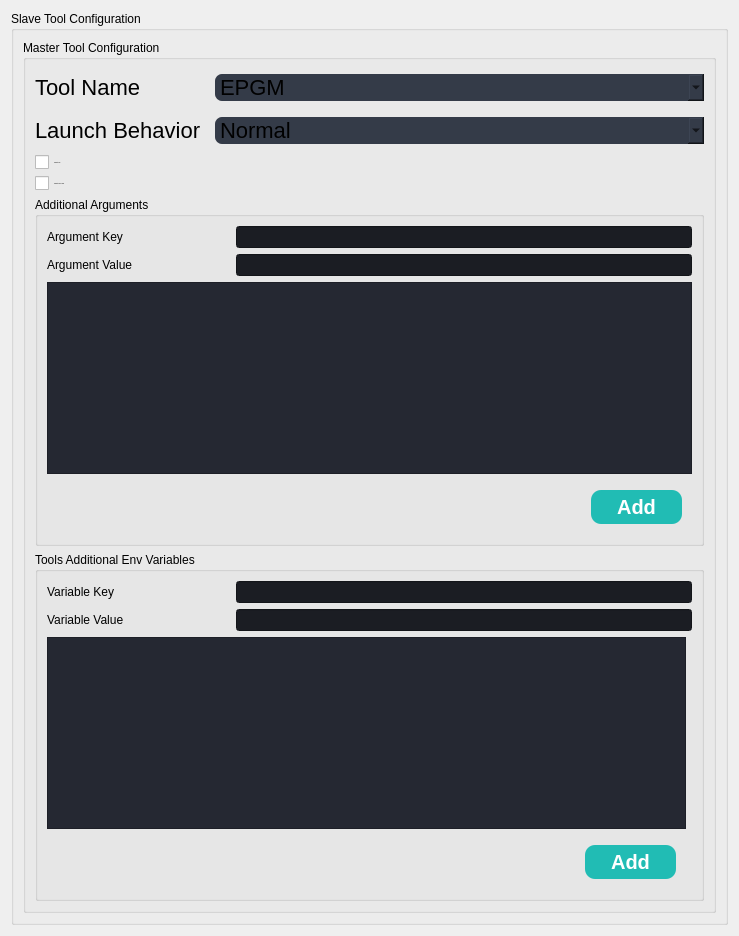
             <widget class="QWidget" name="Slavewidget" native="true">
              <layout class="QVBoxLayout" name="verticalLayout_2">
               <item>
                <widget class="QGroupBox" name="ToolConfigGroupBox_2">
                 <property name="styleSheet">
                  <string notr="true">QPushButton {
	border: 0px solid rgb(52, 59, 72);
	color: rgb(255, 255, 255);
	border-radius: 10px;
    background-color:#1b1d23;
	color: rgb(255, 255, 255);
	margin:10px;
	padding:5px;
font:bold 20px;
}
QPushButton:hover {
	background-color: rgb(57, 65, 80);
	border: 5px solid transparent;
}
QPushButton:pressed {
	background-color: rgb(35, 40, 49);
	border: 7px solid transparent;
}
QPushButton:disabled {
	background-color: rgb(102, 109, 122);
	color: rgb(168, 168, 168);
}</string>
                 </property>
                 <property name="title">
                  <string>Slave Tool Configuration</string>
                 </property>
                 <layout class="QGridLayout" name="gridLayout_6">
                  <item row="0" column="0">
                   <widget class="QGroupBox" name="MasterToolGroupBox_2">
                    <property name="styleSheet">
                     <string notr="true"/>
                    </property>
                    <property name="title">
                     <string>Master Tool Configuration</string>
                    </property>
                    <layout class="QGridLayout" name="gridLayout_7">
                     <item row="2" column="0">
                      <widget class="QCheckBox" name="TerminateOnErr_checkBox_2">
                       <property name="font">
                        <font>
                         <pointsize>-1</pointsize>
                         <italic>false</italic>
                         <bold>false</bold>
                        </font>
                       </property>
                       <property name="text">
                        <string>Terminate Tool</string>
                       </property>
                      </widget>
                     </item>
                     <item row="5" column="0" rowspan="3" colspan="2">
                      <widget class="QGroupBox" name="AdditionalArg_groupBox_2">
                       <property name="title">
                        <string>Tools Additional Env Variables</string>
                       </property>
                       <layout class="QGridLayout" name="gridLayout_8">
                        <item row="5" column="0">
                         <widget class="QTextBrowser" name="ToolAdditionalEnvValues_2">
                          <property name="styleSheet">
                           <string notr="true">background-color:#252832;</string>
                          </property>
                         </widget>
                        </item>
                        <item row="1" column="0" colspan="2">
                         <layout class="QHBoxLayout" name="EnvVarName_Hlayout_2">
                          <item>
                           <widget class="QLabel" name="EnvVarName_label_2">
                            <property name="sizePolicy">
                             <sizepolicy hsizetype="Preferred" vsizetype="Preferred">
                              <horstretch>8</horstretch>
                              <verstretch>0</verstretch>
                             </sizepolicy>
                            </property>
                            <property name="text">
                             <string>Variable Key</string>
                            </property>
                           </widget>
                          </item>
                          <item>
                           <widget class="QLineEdit" name="EnvVarName_HSpacer_mid_lineEdit_2">
                            <property name="sizePolicy">
                             <sizepolicy hsizetype="Expanding" vsizetype="Fixed">
                              <horstretch>20</horstretch>
                              <verstretch>0</verstretch>
                             </sizepolicy>
                            </property>
                            <property name="styleSheet">
                             <string notr="true">background-color: #1b1d23;
</string>
                            </property>
                           </widget>
                          </item>
                         </layout>
                        </item>
                        <item row="3" column="0" colspan="2">
                         <layout class="QHBoxLayout" name="EnvVarValue_Hlayout_2">
                          <item>
                           <widget class="QLabel" name="EnvVarValue_label_2">
                            <property name="sizePolicy">
                             <sizepolicy hsizetype="Preferred" vsizetype="Preferred">
                              <horstretch>8</horstretch>
                              <verstretch>0</verstretch>
                             </sizepolicy>
                            </property>
                            <property name="text">
                             <string>Variable Value</string>
                            </property>
                           </widget>
                          </item>
                          <item>
                           <widget class="QLineEdit" name="EnvVarValue_lineEdit_2">
                            <property name="sizePolicy">
                             <sizepolicy hsizetype="Expanding" vsizetype="Fixed">
                              <horstretch>20</horstretch>
                              <verstretch>0</verstretch>
                             </sizepolicy>
                            </property>
                            <property name="styleSheet">
                             <string notr="true">background-color: #1b1d23;
</string>
                            </property>
                           </widget>
                          </item>
                         </layout>
                        </item>
                        <item row="6" column="0">
                         <layout class="QHBoxLayout" name="AddEnvLayout_2">
                          <item>
                           <spacer name="AddEnvSpacer_2">
                            <property name="orientation">
                             <enum>Qt::Horizontal</enum>
                            </property>
                            <property name="sizeHint" stdset="0">
                             <size>
                              <width>528</width>
                              <height>20</height>
                             </size>
                            </property>
                           </spacer>
                          </item>
                          <item>
                           <widget class="QPushButton" name="AddEnv_2">
                            <property name="minimumSize">
                             <size>
                              <width>111</width>
                              <height>54</height>
                             </size>
                            </property>
                            <property name="styleSheet">
                             <string notr="true">	background-color: rgb(33, 188, 180);
</string>
                            </property>
                            <property name="text">
                             <string>Add</string>
                            </property>
                           </widget>
                          </item>
                         </layout>
                        </item>
                       </layout>
                      </widget>
                     </item>
                     <item row="1" column="0" colspan="2">
                      <layout class="QHBoxLayout" name="ToolLaunch_Hlayout_2">
                       <property name="topMargin">
                        <number>5</number>
                       </property>
                       <property name="bottomMargin">
                        <number>5</number>
                       </property>
                       <item>
                        <widget class="QLabel" name="ToolLaunch_label_2">
                         <property name="sizePolicy">
                          <sizepolicy hsizetype="Preferred" vsizetype="Preferred">
                           <horstretch>20</horstretch>
                           <verstretch>0</verstretch>
                          </sizepolicy>
                         </property>
                         <property name="styleSheet">
                          <string notr="true">font-size:22px;
font:normal</string>
                         </property>
                         <property name="text">
                          <string>Launch Behavior</string>
                         </property>
                        </widget>
                       </item>
                       <item>
                        <widget class="QComboBox" name="ToolLaunch_comboBox_2">
                         <property name="sizePolicy">
                          <sizepolicy hsizetype="Preferred" vsizetype="Expanding">
                           <horstretch>56</horstretch>
                           <verstretch>15</verstretch>
                          </sizepolicy>
                         </property>
                         <property name="autoFillBackground">
                          <bool>false</bool>
                         </property>
                         <property name="styleSheet">
                          <string notr="true">background-color:#343b48;
font:normal;
font-size:22px;
border-radius:7px;</string>
                         </property>
                         <item>
                          <property name="text">
                           <string>Normal</string>
                          </property>
                         </item>
                         <item>
                          <property name="text">
                           <string>GDB_Catch</string>
                          </property>
                         </item>
                         <item>
                          <property name="text">
                           <string>GDB_Run</string>
                          </property>
                         </item>
                        </widget>
                       </item>
                      </layout>
                     </item>
                     <item row="0" column="0" colspan="2">
                      <layout class="QHBoxLayout" name="ToolName_Hlayout_2">
                       <property name="topMargin">
                        <number>5</number>
                       </property>
                       <property name="bottomMargin">
                        <number>5</number>
                       </property>
                       <item>
                        <widget class="QLabel" name="ToolName_label_2">
                         <property name="sizePolicy">
                          <sizepolicy hsizetype="Preferred" vsizetype="Preferred">
                           <horstretch>20</horstretch>
                           <verstretch>0</verstretch>
                          </sizepolicy>
                         </property>
                         <property name="styleSheet">
                          <string notr="true">font-size:22px;
font:normal</string>
                         </property>
                         <property name="text">
                          <string>Tool Name</string>
                         </property>
                        </widget>
                       </item>
                       <item>
                        <widget class="QComboBox" name="ToolName_comboBox_2">
                         <property name="sizePolicy">
                          <sizepolicy hsizetype="Preferred" vsizetype="Expanding">
                           <horstretch>56</horstretch>
                           <verstretch>15</verstretch>
                          </sizepolicy>
                         </property>
                         <property name="autoFillBackground">
                          <bool>false</bool>
                         </property>
                         <property name="styleSheet">
                          <string notr="true">background-color:#343b48;
font:normal;
font-size:22px;
border-radius:7px;</string>
                         </property>
                         <item>
                          <property name="text">
                           <string>EPGM</string>
                          </property>
                         </item>
                         <item>
                          <property name="text">
                           <string>Controller</string>
                          </property>
                         </item>
                        </widget>
                       </item>
                      </layout>
                     </item>
                     <item row="4" column="0" colspan="2">
                      <widget class="QGroupBox" name="AdditionalArgGroupBox_2">
                       <property name="title">
                        <string>Additional Arguments</string>
                       </property>
                       <layout class="QGridLayout" name="gridLayout_9">
                        <item row="1" column="0">
                         <layout class="QHBoxLayout" name="ArgName_Hlayout_2">
                          <item>
                           <widget class="QLabel" name="ArgName_label_2">
                            <property name="sizePolicy">
                             <sizepolicy hsizetype="Preferred" vsizetype="Preferred">
                              <horstretch>8</horstretch>
                              <verstretch>0</verstretch>
                             </sizepolicy>
                            </property>
                            <property name="text">
                             <string>Argument Key</string>
                            </property>
                           </widget>
                          </item>
                          <item>
                           <widget class="QLineEdit" name="ArgName_HSpacer_mid_lineEdit_2">
                            <property name="sizePolicy">
                             <sizepolicy hsizetype="Expanding" vsizetype="Fixed">
                              <horstretch>20</horstretch>
                              <verstretch>0</verstretch>
                             </sizepolicy>
                            </property>
                            <property name="styleSheet">
                             <string notr="true">background-color: #1b1d23;
</string>
                            </property>
                           </widget>
                          </item>
                         </layout>
                        </item>
                        <item row="4" column="0">
                         <layout class="QHBoxLayout" name="AddArgLayout_2">
                          <item>
                           <spacer name="AddArgSpacer_2">
                            <property name="orientation">
                             <enum>Qt::Horizontal</enum>
                            </property>
                            <property name="sizeHint" stdset="0">
                             <size>
                              <width>528</width>
                              <height>20</height>
                             </size>
                            </property>
                           </spacer>
                          </item>
                          <item>
                           <widget class="QPushButton" name="AddArgButton_2">
                            <property name="minimumSize">
                             <size>
                              <width>111</width>
                              <height>54</height>
                             </size>
                            </property>
                            <property name="styleSheet">
                             <string notr="true">	background-color: rgb(33, 188, 180);
</string>
                            </property>
                            <property name="text">
                             <string>Add</string>
                            </property>
                           </widget>
                          </item>
                         </layout>
                        </item>
                        <item row="3" column="0">
                         <widget class="QTextBrowser" name="AdditionalArg_2">
                          <property name="styleSheet">
                           <string notr="true">background-color:#252832;</string>
                          </property>
                         </widget>
                        </item>
                        <item row="2" column="0">
                         <layout class="QHBoxLayout" name="ArgValue_Hlayout_2">
                          <item>
                           <widget class="QLabel" name="ArgValue_label_2">
                            <property name="sizePolicy">
                             <sizepolicy hsizetype="Preferred" vsizetype="Preferred">
                              <horstretch>8</horstretch>
                              <verstretch>0</verstretch>
                             </sizepolicy>
                            </property>
                            <property name="text">
                             <string>Argument Value</string>
                            </property>
                           </widget>
                          </item>
                          <item>
                           <widget class="QLineEdit" name="ArgValue_lineEdit_2">
                            <property name="sizePolicy">
                             <sizepolicy hsizetype="Expanding" vsizetype="Fixed">
                              <horstretch>20</horstretch>
                              <verstretch>0</verstretch>
                             </sizepolicy>
                            </property>
                            <property name="styleSheet">
                             <string notr="true">background-color: #1b1d23;
</string>
                            </property>
                           </widget>
                          </item>
                         </layout>
                        </item>
                       </layout>
                      </widget>
                     </item>
                     <item row="3" column="0">
                      <widget class="QCheckBox" name="TerminateTool_checkBox_2">
                       <property name="font">
                        <font>
                         <pointsize>-1</pointsize>
                         <italic>false</italic>
                         <bold>false</bold>
                        </font>
                       </property>
                       <property name="text">
                        <string>Terminate Tool on Error</string>
                       </property>
                      </widget>
                     </item>
                    </layout>
                   </widget>
                  </item>
                 </layout>
                </widget>
               </item>
              </layout>
             </widget>
